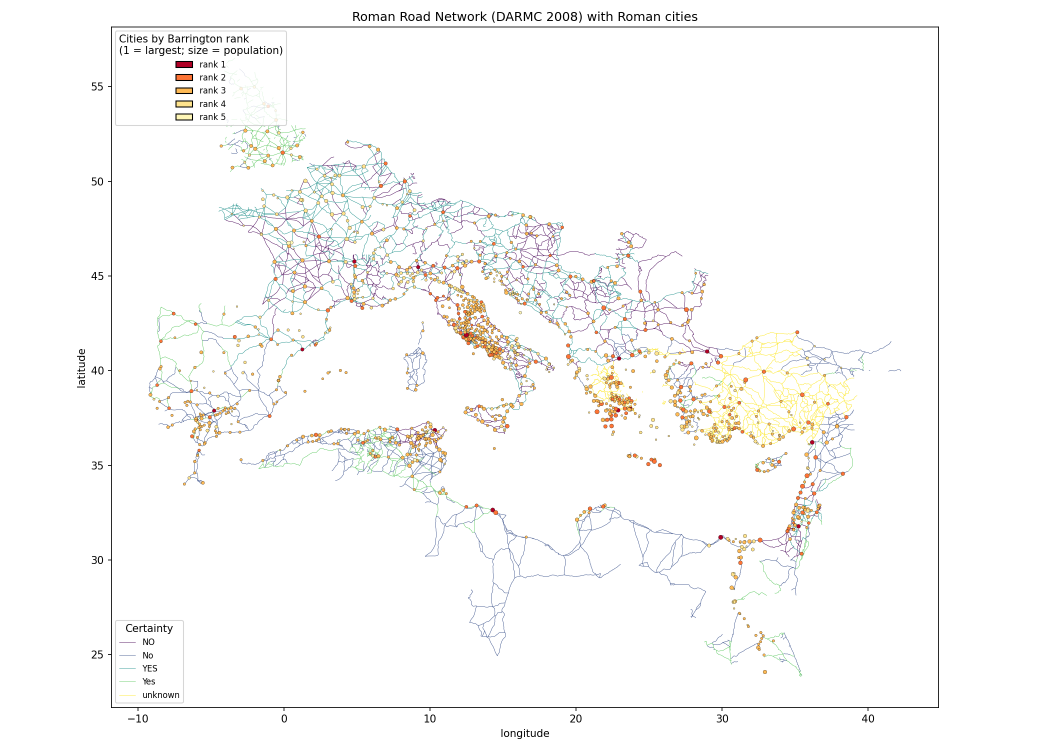
#> input picture output/01_roman_roads_map.png, 2100 x 1500 px (shown at 1/2 size)
$ python make_catalogue_sheet.py
#> lines starting #> are read from the running program, lines starting #| are printed output that depends on the picture
#!/usr/bin/env python3
"""Render the 'Roman roads' project description as a single A5 catalogue sheet.

Outputs (300 dpi, 148 x 210 mm -> 1748 x 2480 px):
  output/roman_roads_catalogue_a5.png   raster preview
  output/roman_roads_catalogue_a5.pdf   print-ready PDF (embedded raster)
"""
from PIL import Image, ImageDraw, ImageFont, ImageFilter

ROOT = __file__.rsplit("\\", 1)[0] if "\\" in __file__ else "."
OUT_PNG = f"{ROOT}/output/roman_roads_catalogue_a5.png"
OUT_PDF = f"{ROOT}/output/roman_roads_catalogue_a5.pdf"
MAP_PNG = f"{ROOT}/output/01_roman_roads_map.png"

# ---- canvas -------------------------------------------------------------
W, H = 1748, 2480          # A5 @ 300 dpi
M = 150                    # outer margin
CW = W - 2 * M             # content width

# ---- palette ------------------------------------------------------------
PAPER = (250, 246, 238)
INK   = (44, 39, 33)
MUTED = (118, 110, 99)
RED   = (165, 0, 38)
GOLD  = (172, 138, 94)
LINE  = (221, 213, 200)
CARD  = (255, 252, 247)

# ---- fonts --------------------------------------------------------------
F = "C:/Windows/Fonts"
def font(path, size):
    return ImageFont.truetype(f"{F}/{path}", size)

f_kicker   = font("georgia.ttf", 21)
f_title    = font("georgia.ttf", 68)
f_title_it = font("georgiai.ttf", 68)
f_sub      = font("georgia.ttf", 26)
f_sect     = font("georgia.ttf", 23)
f_aim_num  = font("georgiab.ttf", 34)
f_aim_lead = font("georgiab.ttf", 27)
f_aim_body = font("georgia.ttf", 25)
f_stat_num = font("georgiab.ttf", 45)
f_stat_lab = font("georgia.ttf", 20)
f_find     = font("georgia.ttf", 23)
f_cap      = font("georgiai.ttf", 19)
f_foot     = font("georgia.ttf", 17)

img = Image.new("RGB", (W, H), PAPER)
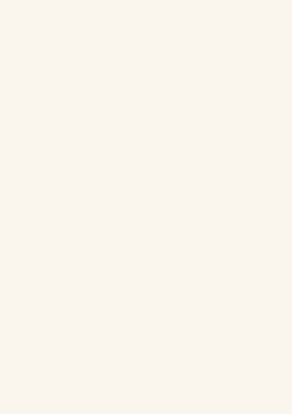
#> img: PIL image 1748x2480 RGB (shown at 1/6 size); mean R, G, B 250, 246, 238
d = ImageDraw.Draw(img)

y = 0  # running baseline cursor

def tracked(text, x, yy, fnt, tracking, fill):
    """Draw letter-spaced uppercase text, return its total width."""
#> called with text = 'ROMAN ROADS  ·  PROJECT SHEET', x = 150, yy = 222, tracking = 2.2, fill = (172, 138, 94)
    total = 0
    for ch in text:
        d.text((x + total, yy), ch, font=fnt, fill=fill)
        total += d.textlength(ch, font=fnt) + tracking
#> this loop made 29 passes
#> total on passes 1 to 8: 16.79, 35.52, 55.85, 72.41, 90.31, 99.18, 116, 134.7
#> after the loop, total = 424
    return total

def wrap(text, fnt, maxw):
    words, lines, cur = text.split(), [], ""
    for w_ in words:
        trial = (cur + " " + w_).strip()
        if d.textlength(trial, font=fnt) <= maxw:
            cur = trial
        else:
            if cur:
                lines.append(cur)
            cur = w_
    if cur:
        lines.append(cur)
    return lines

def rule(x0, x1, yy, color=LINE, width=2):
    d.rectangle([x0, yy, x1, yy + width], fill=color)

# ============================================================ header
y = M + 6
d.rectangle([0, 0, W, 10], fill=RED)
d.rectangle([0, 10, W, 14], fill=GOLD)

y += 66
tracked("ROMAN ROADS  \u00b7  PROJECT SHEET", M, y, f_kicker, 2.2, GOLD)
y += 30
#> y = 252
rule(M, W - M, y, GOLD, 2)
y += 52
#> y = 304

t1 = "Do all the roads lead to "
t2 = "Rome"
tw1 = d.textlength(t1, font=f_title)
#> tw1 = 816.8
x = M
d.text((x, y), t1, font=f_title, fill=INK)
x += tw1
#> x = 966.8
d.text((x, y), t2, font=f_title_it, fill=RED)
x += d.textlength(t2, font=f_title_it)
#> x = 1160.7
d.text((x, y), "?", font=f_title, fill=INK)
y += 88
#> y = 392

sub = ("A network analysis of the Roman road system and its 1,388 cities \u2014 "
       "measuring the imperial grid, tracing which ancient cities still live on as "
       "today\u2019s metropolises, and recovering who first founded each of them.")
for ln in wrap(sub, f_sub, CW):
    d.text((M, y), ln, font=f_sub, fill=MUTED)
    y += 36
#> this loop made 2 passes
#> y on passes 1 to 2: 428, 464
#> after the loop, y = 464
y += 12
#> y = 476
rule(M, W - M, y, RED, 3)
y += 36
#> y = 512

# ============================================================ aims
def section(label, yy):
#> called with label = 'AIM', yy = 512
    w_ = tracked(label, M, yy, f_sect, 3.0, RED)
#> the loop in tracked (call 2), `for ch in text:` made 3 passes
#> total on passes 1 to 3: 18.73, 28.52, 51.36
#> w_ = 51.36
    rule(M + w_ + 18, W - M, yy + 9, LINE, 2)
    return yy + 36

y = section("AIM", y)
#> y = 548

aims = [
    ("The network.",
     "Rebuild the DARMC Roman road network as a graph \u2014 5,086 junctions and "
     "7,048 segments \u2014 and measure its true hubs, corridors and bottlenecks with "
     "degree and kilometre-weighted betweenness, testing whether all roads really led to Rome."),
    ("The inheritance.",
     "Follow Roman urbanism into the present: match each ancient city to its living "
     "successor and show how the imperial network still shapes the geography of modern "
     "Europe and the Mediterranean \u2014 London, Paris, Milan, Istanbul."),
    ("The founders.",
     "Reveal who first settled each city \u2014 the tribes (Dorian, Ionian, Etruscan, "
     "Phoenician \u2026) and the persons (Romulus and Remus, Philip II, Seleucus I Nicator \u2026) "
     "behind the names on the map."),
]

for i, (lead, body) in enumerate(aims, 1):
    num = str(i)
    nw = d.textlength(num, font=f_aim_num)
    d.text((M, y), num, font=f_aim_num, fill=RED)
    lx = M + nw + 26
    d.text((lx, y + 2), lead, font=f_aim_lead, fill=INK)
    lead_w = d.textlength(lead, font=f_aim_lead)
    body_x = lx + lead_w + 12
    first_w = CW - (body_x - M)
    words = body.split()
    cur, lines = "", []
    for w_ in words:
        maxw = first_w if not lines else CW
        trial = (cur + " " + w_).strip()
        if d.textlength(trial, font=f_aim_body) <= maxw:
            cur = trial
        else:
            if cur:
                lines.append(cur)
            cur = w_
    if cur:
        lines.append(cur)
    if lines:
        d.text((body_x, y + 3), lines[0], font=f_aim_body, fill=MUTED)
        yy = y + 3 + 37
        for ln in lines[1:]:
            d.text((lx, yy), ln, font=f_aim_body, fill=MUTED)
            yy += 37
        y = yy
    else:
        y += 37
    y += 18  # gap between aims
#> this loop made 3 passes
#> (lead_w, body_x, first_w, y) on passes 1 to 3: (177, 386.6, 1211.4, 680), (220, 429.6, 1168.4, 812), (186.5, 396.1, 1201.9, 907)

y += 6
#> y = 913

# ============================================================ stats
y = section("AT A GLANCE", y)
#> y = 949
stats = [
    ("5,086 / 7,048", "road junctions / segments"),
    ("1,388", "Roman cities (100 BC\u2013AD 300)"),
    ("80%", "of cities within 5 km of a road"),
    ("46", "living successors of 300,000+"),
    ("887", "cities with population estimates"),
    ("11 / 47", "capitals \u00d72 (imperial / +provincial)"),
]
cols, gap = 2, 20
cell_w = (CW - gap * (cols - 1)) // cols
cell_h = 110
for i, (num, lab) in enumerate(stats):
    cx = M + (i % cols) * (cell_w + gap)
    cy = y + (i // cols) * (cell_h + 14)
    d.rounded_rectangle([cx, cy, cx + cell_w, cy + cell_h], radius=10, fill=CARD, outline=LINE, width=2)
    d.rectangle([cx, cy + 16, cx + 5, cy + cell_h - 16], fill=GOLD)
    d.text((cx + 28, cy + 14), num, font=f_stat_num, fill=RED)
    d.text((cx + 28, cy + 72), lab, font=f_stat_lab, fill=MUTED)
#> this loop made 6 passes
#> cy on passes 1 to 6: 949, 949, 1073, 1073, 1197, 1197
y += 3 * (cell_h + 14)
#> y = 1321

# ============================================================ map
y += 6
#> y = 1327
map_img = Image.open(MAP_PNG).convert("RGB")
mw = CW - 340
mh = int(mw * map_img.height / map_img.width)
map_img = map_img.resize((mw, mh), Image.LANCZOS)
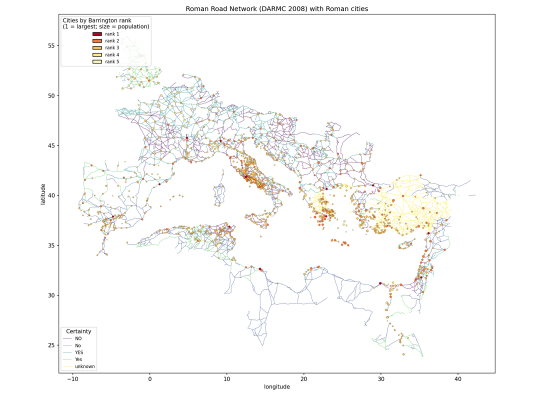
#> map_img: PIL image 1108x791 RGB (shown at 1/2 size); mean R, G, B 249.6, 249.3, 248.4
mx = (W - mw) // 2
sh = Image.new("RGB", (mw + 24, mh + 24), PAPER)
shd = ImageDraw.Draw(sh)
shd.rounded_rectangle([6, 6, mw + 18, mh + 18], radius=14, fill=(214, 205, 191))
sh = sh.filter(ImageFilter.GaussianBlur(8))
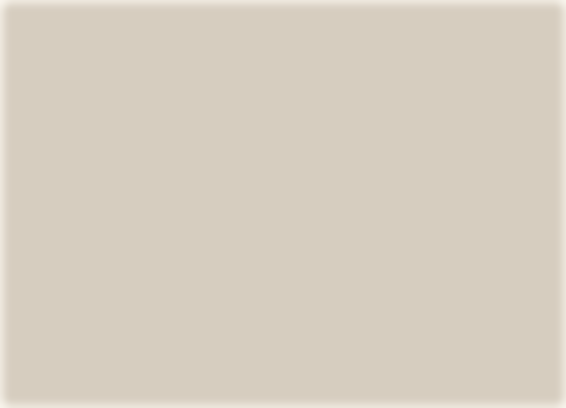
#> sh: PIL image 1132x815 RGB (shown at 1/2 size); mean R, G, B 214.9, 206.1, 192.2
img.paste(sh, (mx - 12, y - 12))
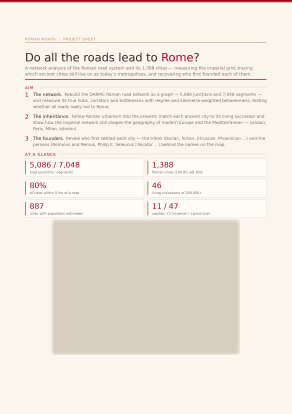
#> img: PIL image 1748x2480 RGB (shown at 1/6 size); mean R, G, B 239.4, 232.9, 224.1
img.paste(map_img, (mx, y))
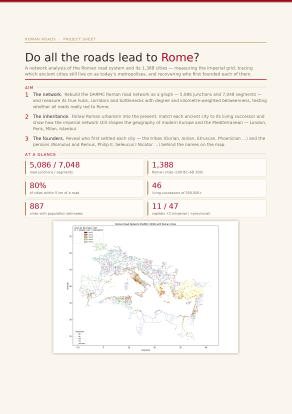
#> img: PIL image 1748x2480 RGB (shown at 1/6 size); mean R, G, B 246.5, 241.8, 235.7
d.rectangle([mx - 1, y - 1, mx + mw, y + mh], outline=LINE, width=2)
y += mh + 20
#> y = 2138

cap = ("The road network with cities coloured by Barrington Atlas rank "
       "(dark red = Rome-scale; pale = minor).")
for ln in wrap(cap, f_cap, CW - 120):
    d.text(((W - d.textlength(ln, font=f_cap)) / 2, y), ln, font=f_cap, fill=MUTED)
    y += 30
#> this loop made 1 pass
#> y on pass 1: 2168
#> after the loop, y = 2168
y += 12
#> y = 2180

# ============================================================ findings
y = section("FINDINGS", y)
#> y = 2216
findings = [
    "Rome\u2019s hexagon ranks #1 on both degree and kilometre-weighted betweenness \u2014 "
    "the data confirms the proverb.",
    "Corridor capitals (Byzantium, Sirmium, Ravenna) carry the through-traffic, while "
    "terminal capitals (Rome, York, Carthage) carry almost none \u2014 betweenness measures "
    "position, not importance.",
    "The empire\u2019s hubs are still its heirs: Londinium\u2013London, Lutetia\u2013Paris, "
    "Byzantium\u2013Istanbul, Mediolanum\u2013Milan.",
]
for f in findings:
    d.text((M, y), "Via", font=f_aim_body, fill=RED)
    vw = d.textlength("Via", font=f_aim_body)
    for ln in wrap(f, f_find, CW - vw - 14):
        d.text((M + vw + 14, y + 2), ln, font=f_find, fill=INK)
        y += 32
    y += 6
#> this loop made 3 passes
#> y on passes 1 to 3: 2254, 2324, 2362
#> after the loop, y = 2362

# ============================================================ footer
y += 10
#> y = 2372
rule(M, W - M, y, LINE, 2)
y += 14
#> y = 2386
foot = ("Data: DARMC Roman Road Network 2008 (CC BY-NC 3.0) \u00b7 Hanson 2016 Cities "
        "Database (OxREP) \u00b7 Hanson & Ortman 2017 \u00b7 Reba, Reitsma & Seto 2016. "
        "Method: Urban Network Analysis (City Form Lab, MIT). After Janosov 2023.")
for ln in wrap(foot, f_foot, CW):
    d.text((M, y), ln, font=f_foot, fill=MUTED)
    y += 24
#> this loop made 2 passes
#> y on passes 1 to 2: 2410, 2434
#> after the loop, y = 2434
y += 2
#> y = 2436
d.text((M, y), "romanroads  \u00b7  RomanDataLab", font=f_foot, fill=RED)

print(f"bottom y used: {y} / {H}  (free: {H - y}px)")
#| bottom y used: 2436 / 2480  (free: 44px)

img.save(OUT_PNG, dpi=(300, 300))
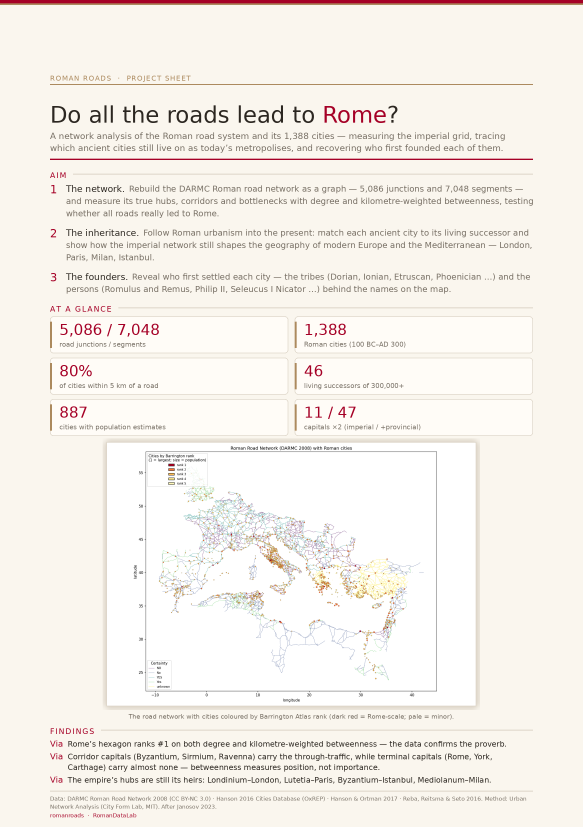
#> saved as roman_roads_catalogue_a5.png: PIL image 1748x2480 RGB (shown at 1/3 size); mean R, G, B 245.1, 240.3, 234.1
img.save(OUT_PDF, "PDF", resolution=300.0)
print("wrote", OUT_PNG)
print("wrote", OUT_PDF)

$ run again, with output/02_degree_hexmap.png copied over output/01_roman_roads_map.png
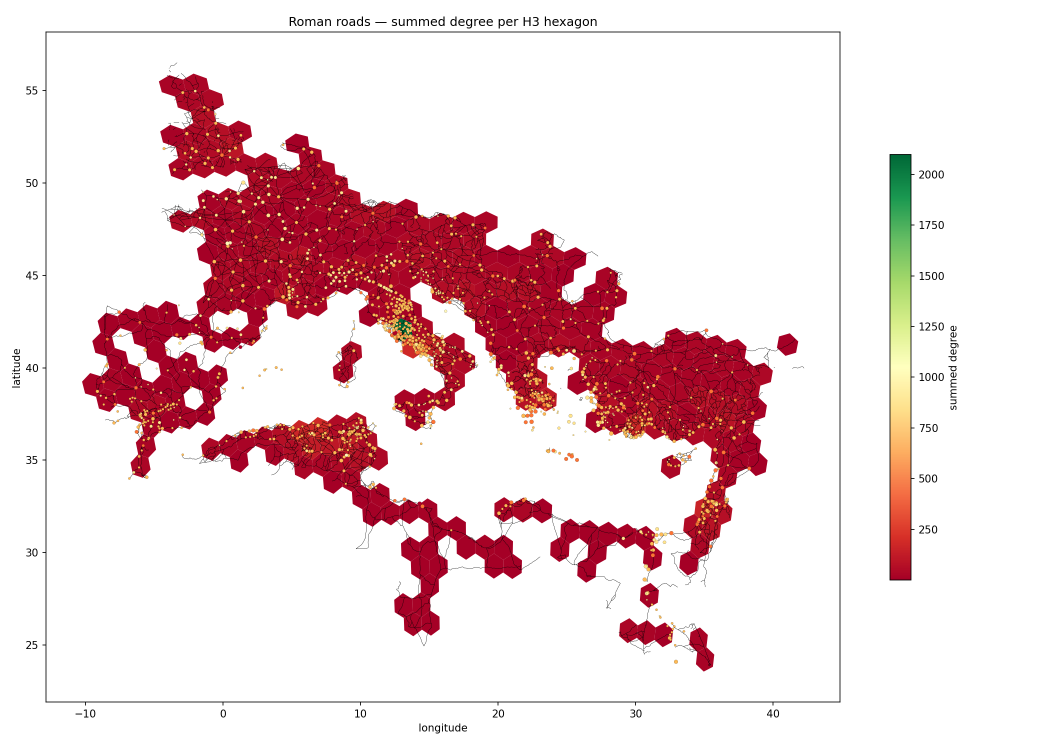
#> input picture output/02_degree_hexmap.png, 2100 x 1500 px (shown at 1/2 size)
#> the loop in tracked, `for ch in text:` made 29 passes
#> total on passes 1 to 8: 16.79, 35.52, 55.85, 72.41, 90.31, 99.18, 116, 134.7
#> after the loop in tracked, `for ch in text:`: total = 424
#> `y += 30`: y = 252
#> `y += 52`: y = 304
#> tw1 = 816.8
#> `x += tw1`: x = 966.8
#> `x += d.textlength(t2, font=f_title_it)`: x = 1160.7
#> `y += 88`: y = 392
#> the loop `for ln in wrap(sub, f_sub, CW):` made 2 passes
#> y on passes 1 to 2: 428, 464
#> after the loop `for ln in wrap(sub, f_sub, CW):`: y = 464
#> `y += 12`: y = 476
#> `y += 36`: y = 512
#> the loop in tracked (call 2), `for ch in text:` made 3 passes
#> total on passes 1 to 3: 18.73, 28.52, 51.36
#> w_ = 51.36
#> `y = section("AIM", y)`: y = 548
#> the loop `for i, (lead, body) in enumerate(aims, 1):` made 3 passes
#> (lead_w, body_x, first_w, y) on passes 1 to 3: (177, 386.6, 1211.4, 680), (220, 429.6, 1168.4, 812), (186.5, 396.1, 1201.9, 907)
#> `y += 6`: y = 913
#> `y = section("AT A GLANCE", y)`: y = 949
#> the loop `for i, (num, lab) in enumerate(stats):` made 6 passes
#> cy on passes 1 to 6: 949, 949, 1073, 1073, 1197, 1197
#> `y += 3 * (cell_h + 14)`: y = 1321
#> `y += 6`: y = 1327
#> `img.paste(map_img, (mx, y))`:
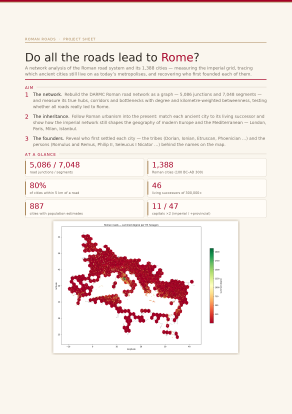
#> img: PIL image 1748x2480 RGB (shown at 1/6 size); mean R, G, B 244.3, 235.1, 229.7
#> `y += mh + 20`: y = 2138
#> the loop `for ln in wrap(cap, f_cap, CW - 120):` made 1 pass
#> y on pass 1: 2168
#> after the loop `for ln in wrap(cap, f_cap, CW - 120):`: y = 2168
#> `y += 12`: y = 2180
#> `y = section("FINDINGS", y)`: y = 2216
#> the loop `for f in findings:` made 3 passes
#> y on passes 1 to 3: 2254, 2324, 2362
#> after the loop `for f in findings:`: y = 2362
#> `y += 10`: y = 2372
#> `y += 14`: y = 2386
#> the loop `for ln in wrap(foot, f_foot, CW):` made 2 passes
#> y on passes 1 to 2: 2410, 2434
#> after the loop `for ln in wrap(foot, f_foot, CW):`: y = 2434
#> `y += 2`: y = 2436
#| bottom y used: 2436 / 2480  (free: 44px)
#> `img.save(OUT_PNG, dpi=(300, 300))`:
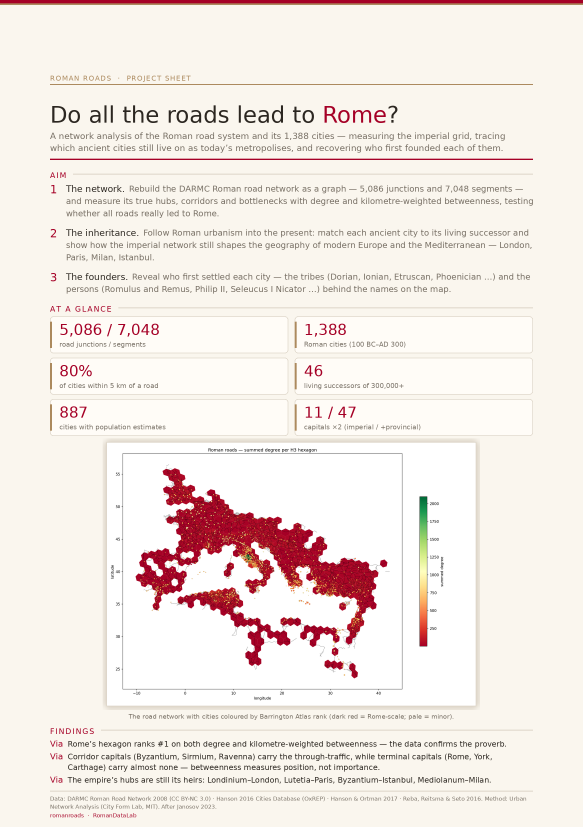
#> saved as roman_roads_catalogue_a5.png: PIL image 1748x2480 RGB (shown at 1/3 size); mean R, G, B 242.8, 233.5, 228.1

$ run again, with output/roman_roads_catalogue_a5.png copied over output/01_roman_roads_map.png
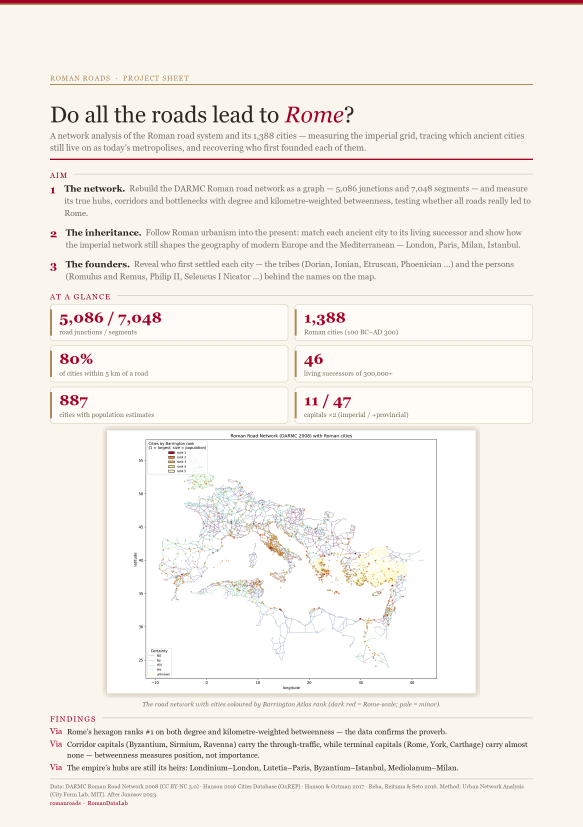
#> input picture output/roman_roads_catalogue_a5.png, 1748 x 2480 px (shown at 1/3 size)
#> the loop in tracked, `for ch in text:` made 29 passes
#> total on passes 1 to 8: 16.79, 35.52, 55.85, 72.41, 90.31, 99.18, 116, 134.7
#> after the loop in tracked, `for ch in text:`: total = 424
#> `y += 30`: y = 252
#> `y += 52`: y = 304
#> tw1 = 816.8
#> `x += tw1`: x = 966.8
#> `x += d.textlength(t2, font=f_title_it)`: x = 1160.7
#> `y += 88`: y = 392
#> the loop `for ln in wrap(sub, f_sub, CW):` made 2 passes
#> y on passes 1 to 2: 428, 464
#> after the loop `for ln in wrap(sub, f_sub, CW):`: y = 464
#> `y += 12`: y = 476
#> `y += 36`: y = 512
#> the loop in tracked (call 2), `for ch in text:` made 3 passes
#> total on passes 1 to 3: 18.73, 28.52, 51.36
#> w_ = 51.36
#> `y = section("AIM", y)`: y = 548
#> the loop `for i, (lead, body) in enumerate(aims, 1):` made 3 passes
#> (lead_w, body_x, first_w, y) on passes 1 to 3: (177, 386.6, 1211.4, 680), (220, 429.6, 1168.4, 812), (186.5, 396.1, 1201.9, 907)
#> `y += 6`: y = 913
#> `y = section("AT A GLANCE", y)`: y = 949
#> the loop `for i, (num, lab) in enumerate(stats):` made 6 passes
#> cy on passes 1 to 6: 949, 949, 1073, 1073, 1197, 1197
#> `y += 3 * (cell_h + 14)`: y = 1321
#> `y += 6`: y = 1327
#> map_img is the input picture: PIL image 1748x2480 RGB; mean R, G, B 245.6, 240.8, 234.7
#> map_img: PIL image 1108x1571 RGB
#> `img.paste(sh, (mx - 12, y - 12))`:
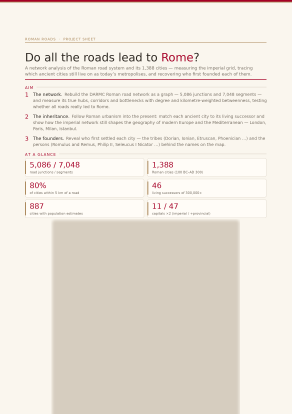
#> img: PIL image 1748x2480 RGB (shown at 1/6 size); mean R, G, B 236.1, 229.2, 219.8
#> `img.paste(map_img, (mx, y))`:
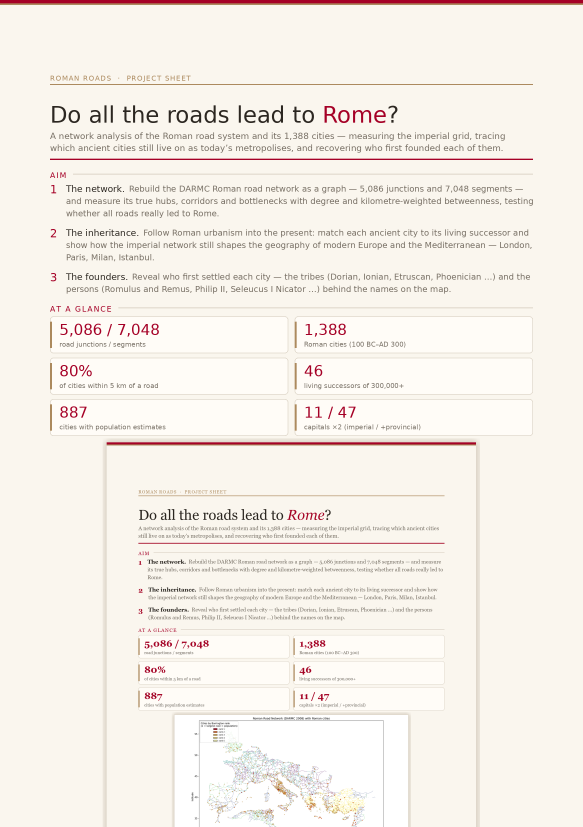
#> img: PIL image 1748x2480 RGB (shown at 1/3 size); mean R, G, B 245.3, 239.5, 232.5
#> `y += mh + 20`: y = 2918
#> the loop `for ln in wrap(cap, f_cap, CW - 120):` made 1 pass
#> y on pass 1: 2948
#> after the loop `for ln in wrap(cap, f_cap, CW - 120):`: y = 2948
#> `y += 12`: y = 2960
#> `y = section("FINDINGS", y)`: y = 2996
#> the loop `for f in findings:` made 3 passes
#> y on passes 1 to 3: 3034, 3104, 3142
#> after the loop `for f in findings:`: y = 3142
#> `y += 10`: y = 3152
#> `y += 14`: y = 3166
#> the loop `for ln in wrap(foot, f_foot, CW):` made 2 passes
#> y on passes 1 to 2: 3190, 3214
#> after the loop `for ln in wrap(foot, f_foot, CW):`: y = 3214
#> `y += 2`: y = 3216
#| bottom y used: 3216 / 2480  (free: -736px)
